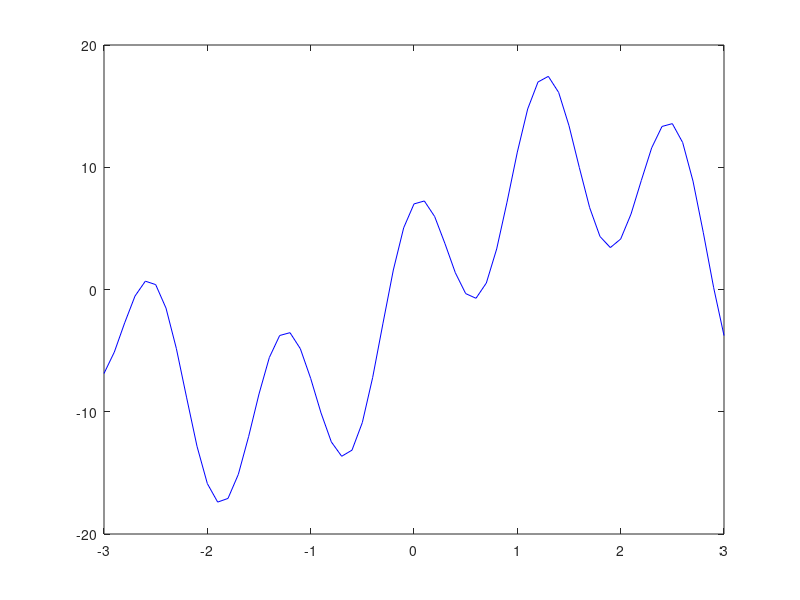

This chart was generated by the following MATLAB code: (Note: this script raises an error after producing the figure.)
clear;
clc;
%% 绘制函数的图形
x = -3:0.1:3;
y = 11*sin(x) + 7*cos(5*x);
figure
plot(x,y,'b-')
hold on  % 不关闭图形，继续在上面画图










%模拟退火算法
%%参数设置
T = 100;        %初始温度
times = 200;        %迭代次数
Lk = 100;  % 每个温度下的迭代次数
alpha = 0.95;   %温度衰减系数
x_lb = -3; % x的下界
x_ub = 3; % x的上界

maxY = zeros(1);
maxX = zeros(1);
%%生成初始值
%xi = x_lb + (x_ub-x_lb)*rand();
xi = 2.5;
yi = F(xi);
%画图部分
hx = scatter(xi,yi,'*r');  % scatter是绘制二维散点图的函数（这里返回h是为了得到图形的句柄，未来我们对其位置进行更新）
hm = scatter(maxX,maxY,'or');

xj = zeros(1);
yj =zeros(1);
%%迭代
%disp("xi:"+xi);
%disp("*****************************************");
for t=1:times
    %外循环
    for i=1:Lk      
        %内循环
        
        %%生成新解
        new_x = xi+randn()*T;   
        
        if new_x < x_lb 
            r = rand();
            new_x = r*xi + (1-r)*x_lb;
        elseif new_x > x_ub
            r = rand();
            new_x = r*xi +(1-r)*x_ub;
        end
        
        xj = new_x;
        yj = F(xj);
        %%判断新解是否接受
        if yj>=yi
            xi = xj;
            yi = yj;
        else
            if rand() < exp( -(abs(yi - yj)/T) )
                xi = xj;
                yi = yj;
            end
        end
        
        %判断和更改最大值
        if yi > maxY
            maxY = yi;
            maxX = xi;
        end
        
        hx.XData = xi;
        hx.YData = yi;
        
        hm.XData = maxX;
        hm.YData = maxY;
        pause(0.005);
    end
    
    T = T*alpha;    %降低温度
    disp(T);
    %disp("maxY:"+maxY);
    %disp("*****************************************");
end
disp("Final Resual:");
disp("("+maxX+","+maxY+")");